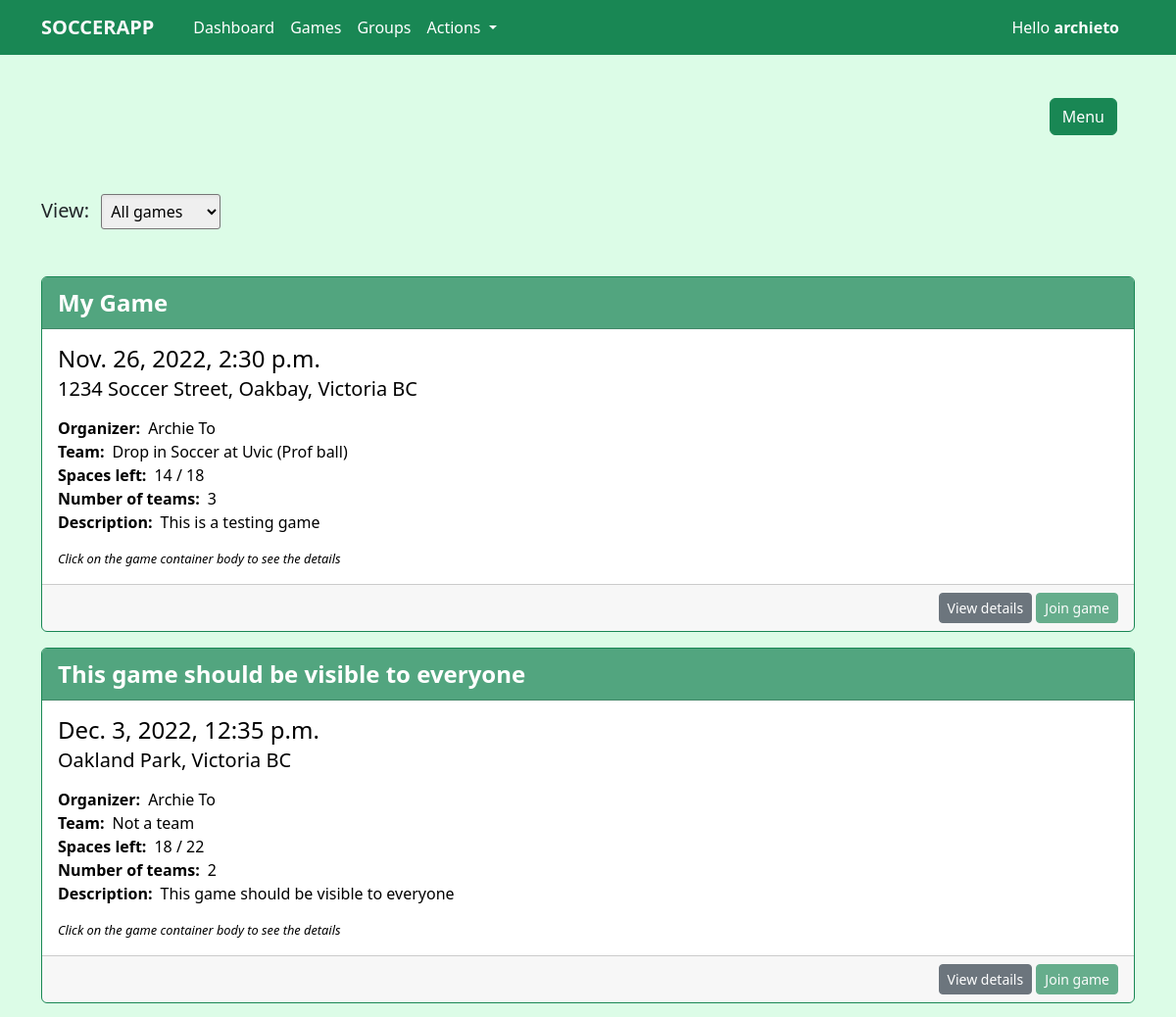
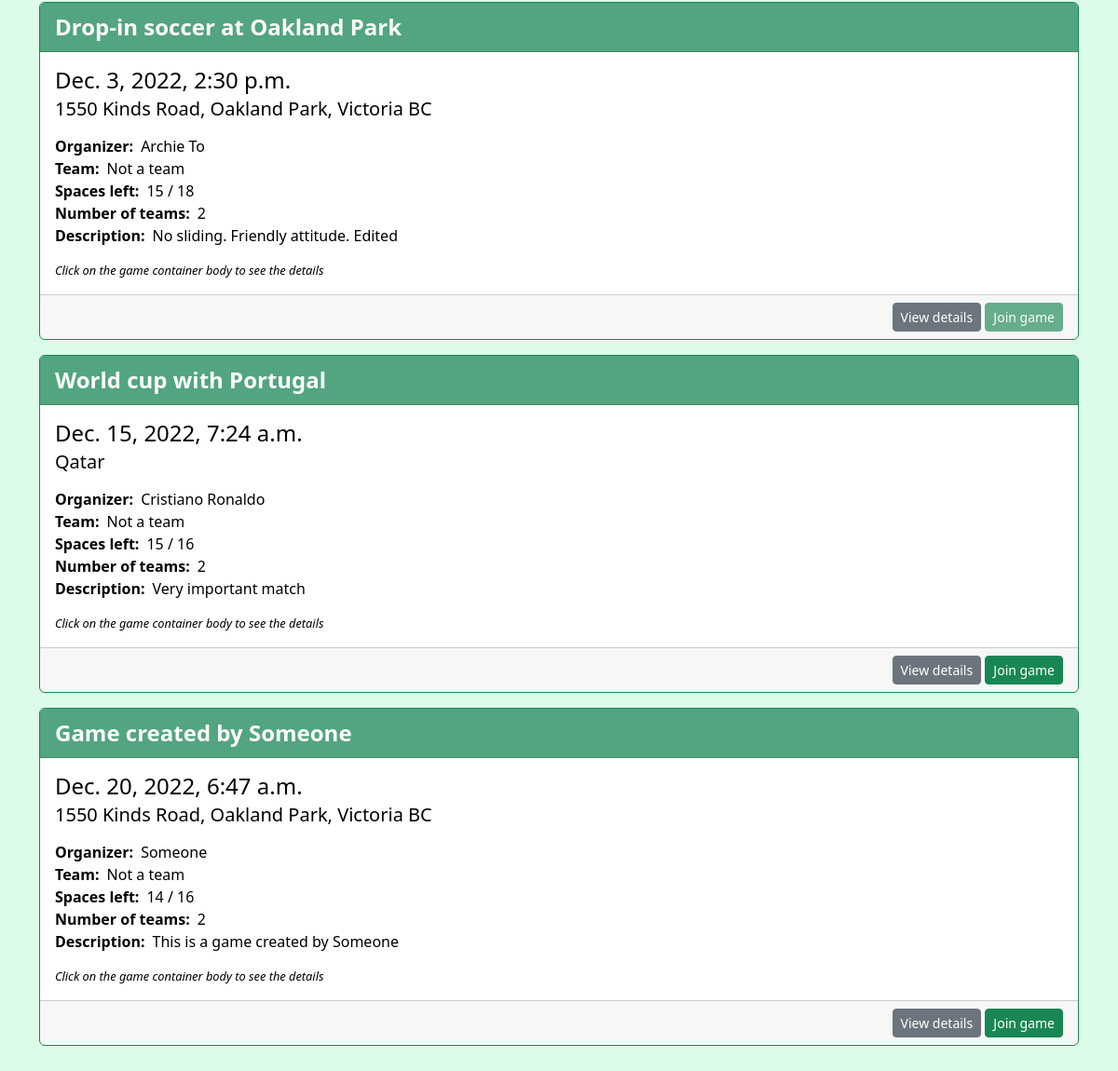
/game (signed in), run on the app's committed database (2 pictures, top to bottom).
### soccer/models.py (models this page shows, shortened)
class Game(models.Model):
    name = models.CharField(max_length=50, null=False, blank=False)
    team = models.ForeignKey(Team, on_delete=models.CASCADE, null=True, blank=True)
    organizers = models.ManyToManyField(User)
    date = models.DateTimeField(null=False, blank=False)
    location = models.CharField(max_length=200, null=False, blank=False, default='location')
    max_player_num = models.IntegerField(null=True, blank=True)
    team_num = models.IntegerField(default=2, validators=[MinValueValidator(1), MaxValueValidator(8)])
    visible_to_everyone = models.BooleanField(default=True)
    description = models.CharField(max_length=300, null=False, blank=False)
    class Meta:
        db_table = 'soccer_team_game'
        ordering = ['date']
    def total_players(self):
        players = 0
        for team in self.gameteam_set.all():
            players = players + team.players.count()
        return players
    def get_creator(self):
        return self.organizers.first()
    def get_players(self):
        players = []
        for team in self.gameteam_set.all():
            players.extend(team.players.all())
        return players

class User(models.Model):
    phone_number = models.CharField(max_length=10, null=False, blank=False, validators=[RegexValidator(regex='[0-9]{10}')])
    name = models.CharField(max_length=30, null=False, blank=False)
    last_active = models.DateTimeField(auto_now=True)
    class Meta:
        db_table = 'soccer_user'
        ordering = ['name']
    def __str__(self):
        return self.name
    def get_managed_teams(self):
        teams = []
        for teamadmin in self.teamadmin_set.all():
            teams.append(teamadmin.team)
        return teams

class Team(models.Model):
    name = models.CharField(max_length=50, null=False, blank=False)
    max_member_num = models.IntegerField(null=True, blank=True)
    members = models.ManyToManyField(User)
    description = models.CharField(max_length=300, null=False, blank=False)
    class Meta:
        db_table = 'soccer_team'
        ordering = ['name']

class GameTeam(models.Model):
    players = models.ManyToManyField(User)
    game = models.ForeignKey(Game, on_delete=models.CASCADE, null=False, blank=False)
    team_number = models.IntegerField(null=False, blank=False)
    class Meta:
        db_table = 'soccer_game_team'
        ordering = ['game']

### soccer/views.py (the view)
# urls.py: path('game', views.GamesView.as_view(), name='games'),
class GamesView(ListView):
    model = Game
    template_name = "soccer/games.html"
    context_object_name = "all_games"

### soccer/templatetags/soccer_extras.py (called while the page is built)
@register.filter
def subtract(value, arg):
    return value - arg

### soccer_app/global_contexts.py (called while the page is built, shortened)
def get_user(request):
    user_id = request.session.get('user_id', None)
    name = request.session.get('name')
    phone_number = request.session.get('phone_number')
    return {
        'user': User.objects.get(id=user_id),
        'user_id': user_id,
        'name': name,
        'phone_number': phone_number
    }

### templates/soccer/games.html (shortened to what this page needs)
{% extends 'base.html' %}
{% block content %}
<div class="container mt-150">
    <label class="fs-5 me-2 mt-5">View:</label>
    <select class="custom-select-tag mt-5">
        <option value="all" selected>All games</option>
    </select>
    <div class="mt-5 all-games-container">
        {% for game in all_games %}
        {% if game.total_players < game.max_player_num %}
        {% include 'soccer/components/container/game.html' %}
        {% endif %}
        {% endfor %}
    </div>
</div>
{% endblock %}

### templates/soccer/components/container/game.html
{% load soccer_extras %}
<div class="card mt-3 border-success">
    <div class="card-header bg-success bg-opacity-75 text-white fw-semibold fs-4">
        {{ game.name }}
    </div>
    <a class="text-black" style="text-decoration: none;" href="/game/{{game.id}}">
        <div class="card-body game-body">
            <h4 class="card-title">{{ game.date }}</h4>
            <h5 class="card-subtitle">{{ game.location }}</h5>
            <div class="card-text mt-3">
                <div><strong class="me-2">Organizer:</strong>{{ game.get_creator }}</div>
                <div><strong class="me-2">Team:</strong>{% if game.team %}{{ game.team.name }}{% else %}Not a team{% endif %}</div>
                <div><strong class="me-2">Spaces left:</strong>{{ game.max_player_num|subtract:game.total_players }} / {{game.max_player_num}}</div>
                <div><strong class="me-2">Number of teams:</strong>{{ game.team_num }}</div>
                <div><strong class="me-2">Description:</strong>{{ game.description }}</div>
                <div class="mt-3 fst-italic helper-text">Click on the game container body to see the details</div>
            </div>
        </div>
    </a>
    <div class="card-footer">
        <div class="w-fit ms-auto">
            {% if request.path == '/' %}
            <button type="button" class="btn btn-danger btn-sm" data-bs-toggle="modal" data-bs-target="#deleteGame{{ game.id }}ConfirmationModal">Delete game</button>
            <button type="button" class="btn btn-primary btn-sm" data-bs-toggle="modal" data-bs-target="#editGame{{ game.id }}FormModal">Edit game</button>
            {% else %}
            <a href="/game/{{ game.id }}" type="button" class="btn btn-secondary btn-sm">View details</a>
            <a href="/join_game/{{ game.id }}" type="button" class="btn btn-success btn-sm {% if user in game.get_players %}disabled{% endif %}">Join game</a>
            {% endif %}
        </div>
    </div>
</div>

### static/style/base.css (style rules this page uses)
* { margin: 0; box-sizing: border-box; font-size: 12px; }
body { background-color: rgb(220 252 231); padding-bottom: 100px; }
.game-body { transition-duration: 0.25s; }
.helper-text { font-size: .8em; }
.custom-select-tag { width: fit-content; padding: 5px; border-radius: 3px; box-shadow: inset 0 2px 4px 0 rgb(0 0 0 / 0.05); }
@media only screen and (min-width: 768px) { * { font-size: 16px; } }

### static/style/utilities.css (style rules this page uses)
.mt-150 { margin-top: 150px; }
.w-fit { width: fit-content; }

### data on the page
Game: name "My Game", date "Nov. 26, 2022, 2:30 p.m.", location "1234 Soccer Street, Oakbay, Victoria BC", get_creator "Archie To", team.name "Drop in Soccer at Uvic (Prof ball)", max_player_num|subtract "14", max_player_num "18", team_num "3", description "This is a testing game"
Game: name "This game should be visible to everyone", date "Dec. 3, 2022, 12:35 p.m.", location "Oakland Park, Victoria BC", get_creator "Archie To", shows "Not a team", max_player_num|subtract "18", max_player_num "22", team_num "2", description "This game should be visible to everyone"
Game: name "Drop-in soccer at Oakland Park", date "Dec. 3, 2022, 2:30 p.m.", location "1550 Kinds Road, Oakland Park, Victoria BC", get_creator "Archie To", shows "Not a team", max_player_num|subtract "15", max_player_num "18", team_num "2", description "No sliding. Friendly attitude. Edited"
Game: name "World cup with Portugal", date "Dec. 15, 2022, 7:24 a.m.", location "Qatar", get_creator "Cristiano Ronaldo", shows "Not a team", max_player_num|subtract "15", max_player_num "16", team_num "2", description "Very important match"
Game: name "Game created by Someone", date "Dec. 20, 2022, 6:47 a.m.", location "1550 Kinds Road, Oakland Park, Victoria BC", get_creator "Someone", shows "Not a team", max_player_num|subtract "14", max_player_num "16", team_num "2", description "This is a game created by Someone"

### other printed values
{{ name }} "archieto"
